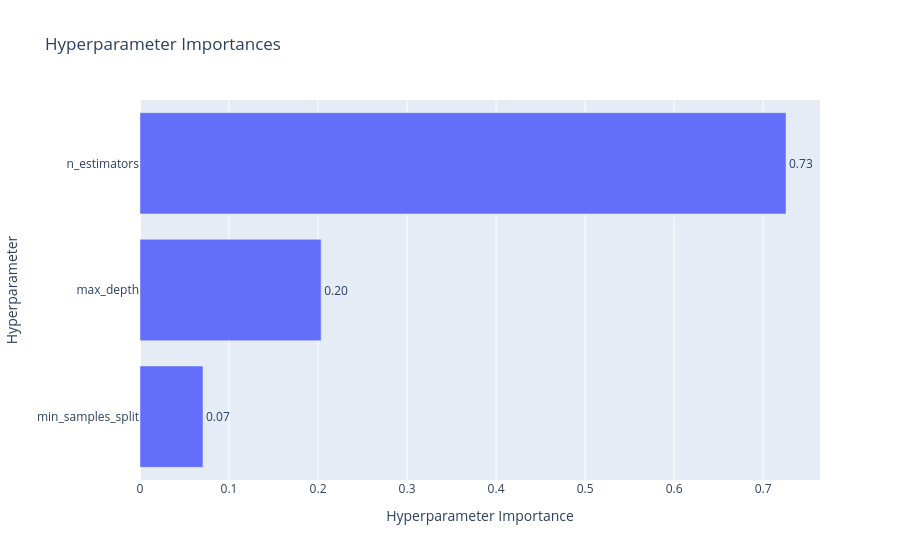

This figure's notebook cell:
### Markdown cell above
## parameter importance plot

### Code cell
plot_param_importances(study).show()

### Figure 1 — Plotly figure (JSON) as saved in the notebook; plotly's stock layout.template omitted (floating-point values rounded to 4 significant figures)
{"data": [{"cliponaxis": false, "hovertemplate": ["min_samples_split (IntDistribution): 0.07078233452909659<extra></extra>", "max_depth (IntDistribution): 0.20349737852923006<extra></extra>", "n_estimators (IntDistribution): 0.7257202869416735<extra></extra>"], "name": "Objective Value", "orientation": "h", "text": ["0.07", "0.20", "0.73"], "textposition": "outside", "type": "bar", "x": [0.07078, 0.2035, 0.7257], "y": ["min_samples_split", "max_depth", "n_estimators"]}], "layout": {"title": {"text": "Hyperparameter Importances"}, "xaxis": {"title": {"text": "Hyperparameter Importance"}}, "yaxis": {"title": {"text": "Hyperparameter"}}}}
